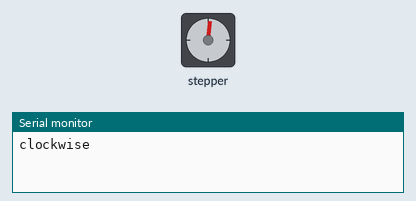
Recording of a sketch running on a simulated Arduino Uno, built with avr-gcc and run on an emulated ATmega328P. On the bench: stepper motor, the last lines printed to the serial monitor. Stepper angles assume 400 steps per turn.

Above: at 0.05 s.
At 0.45 s:
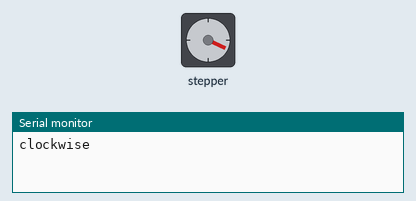
At 0.9 s:
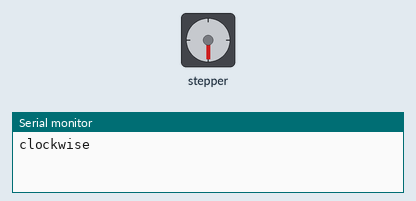
At 1.75 s:
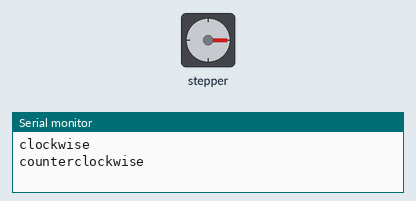
Timing chart, 0 to 4.0 s (numbered marks = the images above):
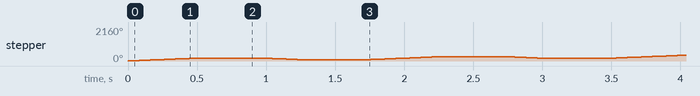

Measured:
- by itself, stepper: turns 180° clockwise in 0.48 s, then 90° counter-clockwise in 0.24 s, repeating every 1.8 s

The sketch:

stepper-motor-example.ino
```cpp
#include <Stepper.h>

const int stepsPerRevolution = 400;

// initialize the stepper library on pins 8 through 11:
Stepper myStepper(stepsPerRevolution, 8, 9, 10, 11);

void setup() {
  // set the speed at 60 rpm:
  myStepper.setSpeed(60);

  Serial.begin(9600);
}

void loop() {
  // step one revolution  in one direction:
  Serial.println("clockwise");
  myStepper.step(stepsPerRevolution/2);
  delay(500);

  // step one revolution in the other direction:
  Serial.println("counterclockwise");
  myStepper.step(-stepsPerRevolution/4);
  delay(500);
}
```
